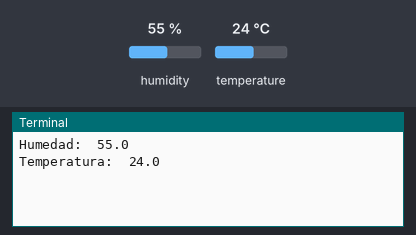
The program below on a simulated Raspberry Pi (BCM pin numbers). Parts: the last lines printed to the terminal. The inputs (shaded band) are chosen by the test bench; at power-on: humidity 55 %, temperature 24 °C.

Above: at 1.2 s.
1.3 s: humidity set to 22 %
At 2.9 s:
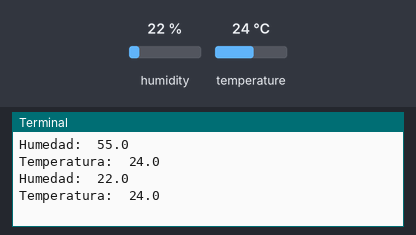
3.4 s: temperature set to 12 °C
At 4.8 s:
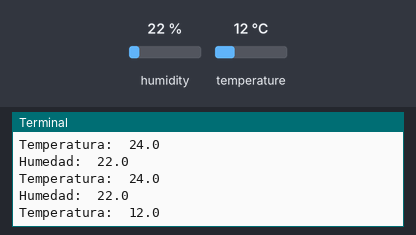
5.5 s: humidity set to 40 %
At 7.9 s:
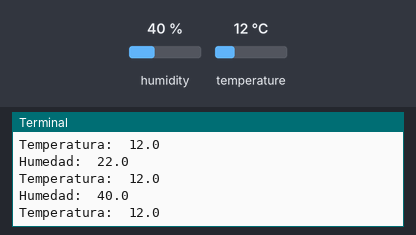
Timing chart, 0 to 9.4 s (numbered marks = the images above; inputs shaded):
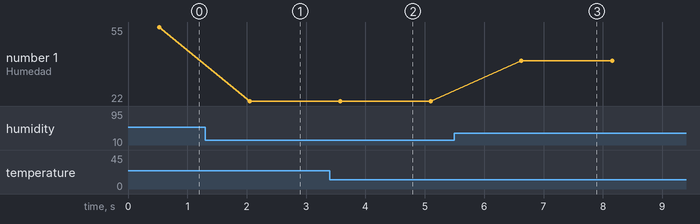

The program:

dth11.py
```python
import Adafruit_DHT
import time

while True:
  sensor = Adafruit_DHT.DHT11 #Cambia por DHT22 y si usas dicho sensor
  pin = 22 #Pin en la raspberry donde conectamos el sensor
  humedad, temperatura = Adafruit_DHT.read_retry(sensor, pin)

  print ('Humedad: ' , humedad)
  print ('Temperatura: ' , temperatura)

  time.sleep(1) #Cada segundo se evalúa el sensor
```

Measured:
- after the input at 1.3 s, the terminal: prints a new line after 0.75 s (image 1)
- after the input at 3.4 s, the terminal: prints a new line after 0.18 s (image 2)
- after the input at 5.5 s, the terminal: prints a new line after 1.1 s (image 3)
- plotted number 1: 55 → 22 after the input at 1.3 s, 22 → 40 after the input at 5.5 s
